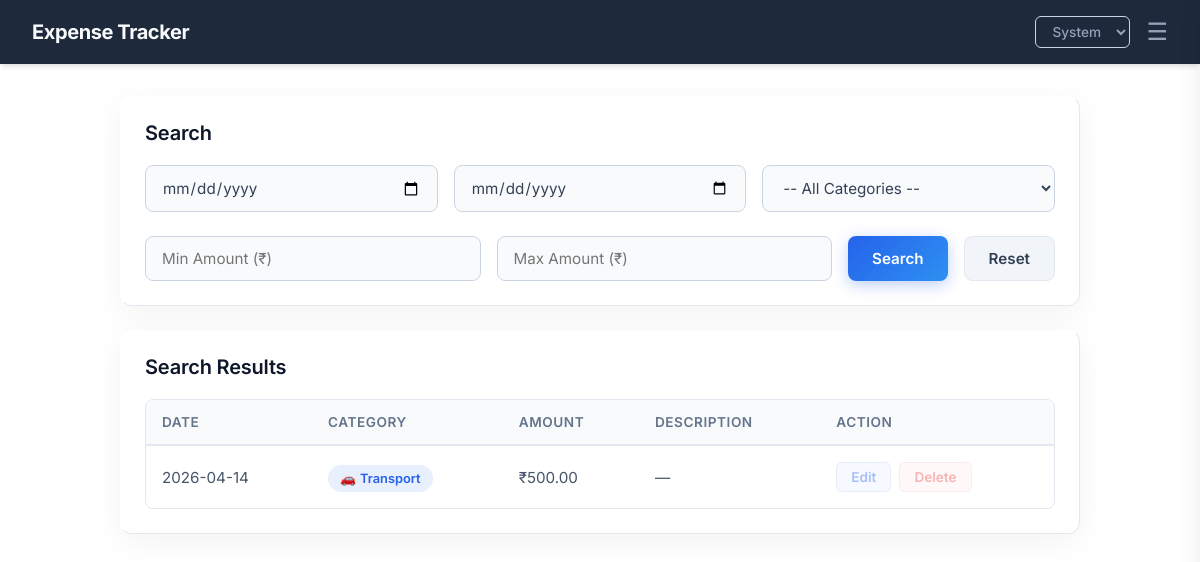
The page /search (signed in) on the database its author committed.
### tables this page shows
CREATE TABLE expenses (
            id INTEGER PRIMARY KEY AUTOINCREMENT,
            date TEXT NOT NULL,
            category TEXT NOT NULL,
            amount REAL NOT NULL,
            description TEXT
        , user_id INTEGER DEFAULT 1);

### app.py (the view)
@app.route('/search')
@login_required
def search():
    conn = get_db_connection()
    start_date = request.args.get('start_date')
    end_date = request.args.get('end_date')
    category = request.args.get('category')
    min_amount = request.args.get('min_amount')
    max_amount = request.args.get('max_amount')
    query = "SELECT * FROM expenses WHERE user_id = ?"
    params = [current_user.id]
    if start_date:
        query += " AND date >= ?"
        params.append(start_date)
    if end_date:
        query += " AND date <= ?"
        params.append(end_date)
    if category:
        query += " AND category = ?"
        params.append(category)
    if min_amount:
        query += " AND amount >= ?"
        params.append(float(min_amount))
    if max_amount:
        query += " AND amount <= ?"
        params.append(float(max_amount))
    query += " ORDER BY date DESC"
    expenses = conn.execute(query, params).fetchall()
    all_cats = get_all_categories(conn, current_user.id)
    conn.close()
    return render_template('search.html',
                           expenses=expenses,
                           start_date=start_date,
                           end_date=end_date,
                           category=category,
                           min_amount=min_amount,
                           max_amount=max_amount,
                           all_categories=all_cats)

### app.py (called while the page is built)
def get_all_categories(conn, user_id):
    base_cats = ['Food', 'Transport', 'Shopping', 'Bills', 'Health', 'Entertainment', 'Other']
    rows = conn.execute('SELECT DISTINCT category FROM expenses WHERE user_id = ?', (user_id,)).fetchall()
    budget_rows = conn.execute('SELECT DISTINCT category FROM category_budgets WHERE user_id = ?', (user_id,)).fetchall()
    custom_cats = set(r['category'] for r in rows)
    custom_cats.update(r['category'] for r in budget_rows)
    for cat in base_cats:
        if cat in custom_cats:
            custom_cats.remove(cat)
    return base_cats[:-1] + sorted(list(custom_cats)) + ['Other']

@login_manager.user_loader
def load_user(user_id):
    conn = get_db_connection()
    user = conn.execute('SELECT * FROM users WHERE id = ?', (user_id,)).fetchone()
    conn.close()
    if user:
        return User(id=user['id'], username=user['username'])
    return None

### database.py (called while the page is built)
def get_db_connection():
    conn = sqlite3.connect('expenses.db')
    conn.row_factory = sqlite3.Row
    return conn

### templates/search.html (shortened to what this page needs)
{% extends "base.html" %}
{% block content %}
<div class="card">
    <h2>Search</h2>
    <form action="/search" method="GET">
        <div class="form-row" style="margin-bottom: 24px;">
            <input type="date" name="start_date" value="{{ start_date or '' }}">
            <input type="date" name="end_date" value="{{ end_date or '' }}">
            <select name="category">
                <option value="">-- All Categories --</option>
            </select>
        </div>
        <div class="form-row">
            <input type="number" name="min_amount" placeholder="Min Amount (₹)" value="{{ min_amount or '' }}" step="0.01">
            <input type="number" name="max_amount" placeholder="Max Amount (₹)" value="{{ max_amount or '' }}" step="0.01">
            <button type="submit" class="btn-primary">Search</button>
            <a href="/search" class="btn-secondary">Reset</a>
        </div>
    </form>
</div>
<div class="card">
    <h2>Search Results</h2>
    {% if expenses %}
    <div class="table-wrapper">
        <table>
            <thead>
                <tr>
                    <th>Date</th>
                    <th>Category</th>
                    <th>Amount</th>
                    <th>Description</th>
                    <th>Action</th>
                </tr>
            </thead>
            <tbody>
                {% for expense in expenses %}
                <tr>
                    <td>{{ expense['date'] }}</td>
                    <td><span class="badge badge-{{ expense['category']|lower }}">{{ expense['category'] }}</span></td>
                    <td>₹{{ "%.2f"|format(expense['amount']) }}</td>
                    <td>{{ expense['description'] or '—' }}</td>
                    <td>
                        <div class="action-btns">
                            <a href="/edit/{{ expense['id'] }}" class="btn-edit">Edit</a>
                            <a href="/delete/{{ expense['id'] }}" class="btn-delete"
                                onclick="return confirm('Delete this expense?')">Delete</a>
                        </div>
                    </td>
                </tr>
                {% endfor %}
            </tbody>
        </table>
    </div>
    {% else %}
        <div class="empty-state">
            <div class="empty-state-icon">🔍</div>
            <h3>No results found</h3>
            <p>Try adjusting your search filters or date range.</p>
        </div>
    {% endif %}
</div>
{% endblock %}

### static/style.css (style rules this page uses)
:root { --primary: #2563EB; --primary-hover: #1D4ED8; --primary-rgb: 37, 99, 235; --bg-body: #F8FAFC; --bg-card: #FFFFFF; --bg-nav: #1e293b; --text-main: #334155; --text-heading: #0F172A; --text-muted: #64748B; --nav-brand: #f8fafc; --nav-link: #94a3b8; --nav-active: #f1f5f9; --border-subtle: #F1F5F9; --border-default: #E2E8F0; --border-input: #CBD5E1; --bg-input: #F8FAFC; --bg-thead: #F8FAFC; --bg-hover: #F8FAFC; --btn-secondary-bg: #F1F5F9; --text-table: #475569; --shadow-sm: 0 1px 2px 0 rgba(0, 0, 0, 0.05); --shadow-md: 0 4px 6px -1px rgba(0, 0, 0, 0.1), 0 2px 4px -1px rgba(0, 0, 0, 0.06); --shadow-lg: 0 10px 15px -3px rgba(0, 0, 0, 0.1), 0 4px 6px -2px rgba(0, 0, 0, 0.05); }
* { margin: 0; padding: 0; box-sizing: border-box; }
body { font-family: 'Inter', sans-serif; background: transparent; color: var(--text-main); transition: background-color 0.3s ease, color 0.3s ease; overflow-x: hidden; }
.card { background: rgba(255, 255, 255, 0.85); backdrop-filter: blur(12px); border-radius: 12px; padding: 24px; margin-bottom: 24px; box-shadow: 0 8px 32px rgba(0, 0, 0, 0.05); border: 1px solid var(--border-default); border-top: 1px solid rgba(255, 255, 255, 1); border-left: 1px solid rgba(255, 255, 255, 0.6); transition: background-color 0.3s ease, border-color 0.3s ease, box-shadow 0.3s ease; }
.card h2 { margin-bottom: 20px; color: var(--text-heading); font-size: 1.25rem; font-weight: 600; letter-spacing: -0.01em; }
.form-row { display: flex; gap: 16px; flex-wrap: wrap; }
.form-row input, .form-row select { padding: 12px 16px; border: 1px solid var(--border-input); border-radius: 8px; font-size: 0.95rem; font-family: 'Inter', sans-serif; flex: 1; min-width: 150px; background: var(--bg-input); color: var(--text-main); transition: all 0.2s ease-in-out; }
.form-row button, .btn-primary { padding: 12px 24px; background: linear-gradient(135deg, var(--primary) 0%, #38BDF8 100%); background-size: 200% 200%; color: #FFFFFF; border: none; border-radius: 8px; cursor: pointer; font-size: 0.95rem; font-family: 'Inter', sans-serif; font-weight: 600; transition: all 0.3s ease; box-shadow: 0 4px 15px rgba(37, 99, 235, 0.3); }
.table-wrapper { overflow-x: auto; border-radius: 8px; border: 1px solid var(--border-default); }
table { width: 100%; border-collapse: separate; border-spacing: 0; }
thead th { background: var(--bg-thead); padding: 14px 16px; text-align: left; font-size: 0.85rem; font-weight: 600; color: var(--text-muted); text-transform: uppercase; letter-spacing: 0.04em; border-bottom: 2px solid var(--border-default); }
tbody td { padding: 16px 16px; border-bottom: 1px solid var(--border-subtle); font-size: 0.95rem; color: var(--text-table); vertical-align: middle; }
tbody tr:last-child td { border-bottom: none; }
tbody tr { transition: all 0.25s ease; }
tbody tr .action-btns { opacity: 0.4; transition: opacity 0.25s ease; }
.badge { background: rgba(var(--primary-rgb), 0.1); color: var(--primary); padding: 6px 12px; border-radius: 20px; font-size: 0.8rem; font-weight: 600; }
.badge::before { margin-right: 4px; }
.badge-transport::before { content: '🚗'; }
.action-btns { display: flex; gap: 8px; }
.btn-edit, .btn-delete { padding: 6px 14px; border-radius: 6px; text-decoration: none; font-size: 0.85rem; font-weight: 600; cursor: pointer; transition: all 0.2s ease-in-out; }
.btn-edit { background: rgba(var(--primary-rgb), 0.1); color: var(--primary); border: 1px solid rgba(var(--primary-rgb), 0.2); }
.btn-delete { background: rgba(239, 68, 68, 0.1); color: #EF4444; border: 1px solid rgba(239, 68, 68, 0.2); }
.btn-secondary { padding: 12px 24px; background: var(--btn-secondary-bg); color: var(--text-main); text-decoration: none; border-radius: 8px; font-size: 0.95rem; font-weight: 600; transition: all 0.2s ease-in-out; border: 1px solid var(--border-default); display: inline-block; text-align: center; }

### rows shown on the page
expenses: date "2026-04-14", category "Transport", amount "500.00", description "—"
